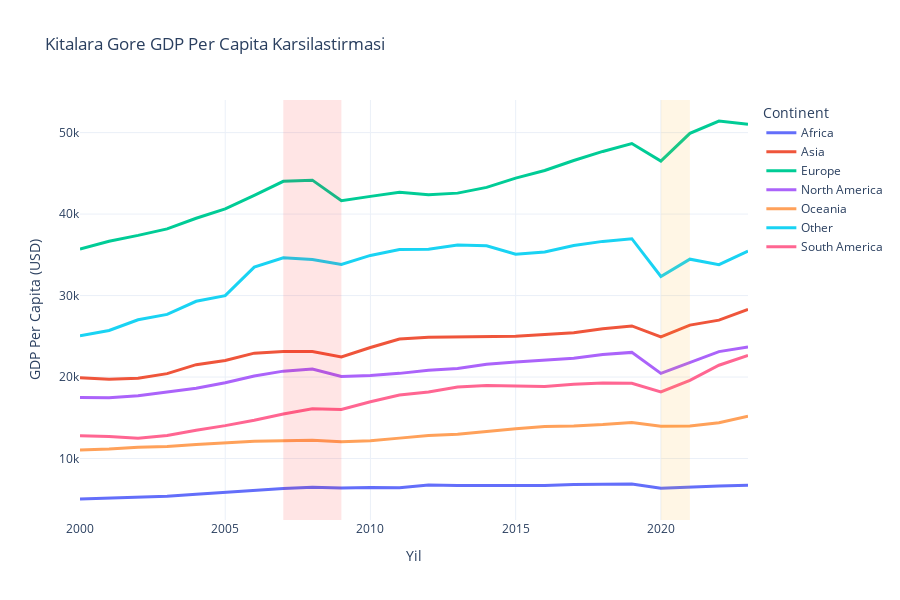

Notebook cell for this chart:
### Markdown cell above
# Kitalara gore yillik ortalama GDP
continent_yearly = df_2000_plus.groupby(['Year', 'Continent'])[gdp_column].mean().reset_index()

# Multi-line plot
fig = px.line(continent_yearly, 
              x='Year', 
              y=gdp_column, 
              color='Continent',
              title='Kitalara Gore GDP Per Capita Karsilastirmasi',
              labels={gdp_column: 'GDP Per Capita (USD)', 'Year': 'Yil'},
              height=600)

# Kriz donemlerini ekle
fig.add_vrect(x0=2007, x1=2009, fillcolor="red", opacity=0.1, line_width=0)
fig.add_vrect(x0=2020, x1=2021, fillcolor="orange", opacity=0.1, line_width=0)

fig.update_traces(line=dict(width=3))
fig.update_layout(hovermode='x unified')
fig.show()

# 2023 kita siralamasi
continent_2023 = df[df['Year'] == 2023].groupby('Continent')[gdp_column].mean().sort_values(ascending=False)
print("\n2023 Kita Siralamasi (GDP Per Capita):")
for i, (continent, gdp) in enumerate(continent_2023.items(), 1):
    print(f"{i}. {continent}: ${gdp:,.0f}")

### Code cell
# Kitalara gore yillik ortalama GDP
continent_yearly = df_2000_plus.groupby(['Year', 'Continent'])[gdp_column].mean().reset_index()

# Multi-line plot
fig = px.line(continent_yearly, 
              x='Year', 
              y=gdp_column, 
              color='Continent',
              title='Kitalara Gore GDP Per Capita Karsilastirmasi',
              labels={gdp_column: 'GDP Per Capita (USD)', 'Year': 'Yil'},
              height=600)

# Kriz donemlerini ekle
fig.add_vrect(x0=2007, x1=2009, fillcolor="red", opacity=0.1, line_width=0)
fig.add_vrect(x0=2020, x1=2021, fillcolor="orange", opacity=0.1, line_width=0)

fig.update_traces(line=dict(width=3))
fig.update_layout(hovermode='x unified')
fig.show()

# 2023 kita siralamasi
continent_2023 = df[df['Year'] == 2023].groupby('Continent')[gdp_column].mean().sort_values(ascending=False)
print("\n2023 Kita Siralamasi (GDP Per Capita):")
for i, (continent, gdp) in enumerate(continent_2023.items(), 1):
    print(f"{i}. {continent}: ${gdp:,.0f}")

### Figure 1 — Plotly figure (JSON) as saved in the notebook; plotly's stock layout.template omitted (floating-point values rounded to 4 significant figures)
{"data": [{"hovertemplate": "Continent=Africa<br>Yil=%{x}<br>GDP Per Capita (USD)=%{y}<extra></extra>", "legendgroup": "Africa", "line": {"color": "#636efa", "dash": "solid", "width": 3}, "marker": {"symbol": "circle"}, "mode": "lines", "name": "Africa", "orientation": "v", "showlegend": true, "type": "scatter", "x": [2000, 2001, 2002, 2003, 2004, 2005, 2006, 2007, 2008, 2009, 2010, 2011, 2012, 2013, 2014, 2015, 2016, 2017, 2018, 2019, 2020, 2021, 2022, 2023], "xaxis": "x", "y": [5035.0, 5181.0, 5269.0, 5386.0, 5630.0, 5872.0, 6081.0, 6336.0, 6475.0, 6378.0, 6454.0, 6418.0, 6761.0, 6683.0, 6698.0, 6668.0, 6691.0, 6804.0, 6866.0, 6884.0, 6342.0, 6522.0, 6620.0, 6736.0], "yaxis": "y"}, {"hovertemplate": "Continent=Asia<br>Yil=%{x}<br>GDP Per Capita (USD)=%{y}<extra></extra>", "legendgroup": "Asia", "line": {"color": "#EF553B", "dash": "solid", "width": 3}, "marker": {"symbol": "circle"}, "mode": "lines", "name": "Asia", "orientation": "v", "showlegend": true, "type": "scatter", "x": [2000, 2001, 2002, 2003, 2004, 2005, 2006, 2007, 2008, 2009, 2010, 2011, 2012, 2013, 2014, 2015, 2016, 2017, 2018, 2019, 2020, 2021, 2022, 2023], "xaxis": "x", "y": [19920.0, 19720.0, 19850.0, 20420.0, 21520.0, 22030.0, 22930.0, 23140.0, 23120.0, 22480.0, 23630.0, 24660.0, 24890.0, 24960.0, 24950.0, 25020.0, 25220.0, 25440.0, 25920.0, 26270.0, 24940.0, 26370.0, 26990.0, 28310.0], "yaxis": "y"}, {"hovertemplate": "Continent=Europe<br>Yil=%{x}<br>GDP Per Capita (USD)=%{y}<extra></extra>", "legendgroup": "Europe", "line": {"color": "#00cc96", "dash": "solid", "width": 3}, "marker": {"symbol": "circle"}, "mode": "lines", "name": "Europe", "orientation": "v", "showlegend": true, "type": "scatter", "x": [2000, 2001, 2002, 2003, 2004, 2005, 2006, 2007, 2008, 2009, 2010, 2011, 2012, 2013, 2014, 2015, 2016, 2017, 2018, 2019, 2020, 2021, 2022, 2023], "xaxis": "x", "y": [35710.0, 36670.0, 37380.0, 38180.0, 39480.0, 40630.0, 42280.0, 44020.0, 44160.0, 41630.0, 42170.0, 42660.0, 42370.0, 42570.0, 43280.0, 44420.0, 45350.0, 46570.0, 47690.0, 48660.0, 46500.0, 49900.0, 51420.0, 51010.0], "yaxis": "y"}, {"hovertemplate": "Continent=North America<br>Yil=%{x}<br>GDP Per Capita (USD)=%{y}<extra></extra>", "legendgroup": "North America", "line": {"color": "#ab63fa", "dash": "solid", "width": 3}, "marker": {"symbol": "circle"}, "mode": "lines", "name": "North America", "orientation": "v", "showlegend": true, "type": "scatter", "x": [2000, 2001, 2002, 2003, 2004, 2005, 2006, 2007, 2008, 2009, 2010, 2011, 2012, 2013, 2014, 2015, 2016, 2017, 2018, 2019, 2020, 2021, 2022, 2023], "xaxis": "x", "y": [17490.0, 17470.0, 17690.0, 18120.0, 18620.0, 19300.0, 20130.0, 20730.0, 20990.0, 20080.0, 20200.0, 20450.0, 20830.0, 21050.0, 21570.0, 21830.0, 22060.0, 22310.0, 22760.0, 23030.0, 20450.0, 21810.0, 23120.0, 23680.0], "yaxis": "y"}, {"hovertemplate": "Continent=Oceania<br>Yil=%{x}<br>GDP Per Capita (USD)=%{y}<extra></extra>", "legendgroup": "Oceania", "line": {"color": "#FFA15A", "dash": "solid", "width": 3}, "marker": {"symbol": "circle"}, "mode": "lines", "name": "Oceania", "orientation": "v", "showlegend": true, "type": "scatter", "x": [2000, 2001, 2002, 2003, 2004, 2005, 2006, 2007, 2008, 2009, 2010, 2011, 2012, 2013, 2014, 2015, 2016, 2017, 2018, 2019, 2020, 2021, 2022, 2023], "xaxis": "x", "y": [11050.0, 11170.0, 11390.0, 11490.0, 11720.0, 11930.0, 12120.0, 12190.0, 12250.0, 12050.0, 12180.0, 12510.0, 12820.0, 12970.0, 13330.0, 13660.0, 13930.0, 14010.0, 14180.0, 14440.0, 13950.0, 14000.0, 14400.0, 15180.0], "yaxis": "y"}, {"hovertemplate": "Continent=Other<br>Yil=%{x}<br>GDP Per Capita (USD)=%{y}<extra></extra>", "legendgroup": "Other", "line": {"color": "#19d3f3", "dash": "solid", "width": 3}, "marker": {"symbol": "circle"}, "mode": "lines", "name": "Other", "orientation": "v", "showlegend": true, "type": "scatter", "x": [2000, 2001, 2002, 2003, 2004, 2005, 2006, 2007, 2008, 2009, 2010, 2011, 2012, 2013, 2014, 2015, 2016, 2017, 2018, 2019, 2020, 2021, 2022, 2023], "xaxis": "x", "y": [25060.0, 25710.0, 27040.0, 27690.0, 29300.0, 29990.0, 33490.0, 34630.0, 34430.0, 33810.0, 34930.0, 35640.0, 35680.0, 36200.0, 36110.0, 35070.0, 35360.0, 36130.0, 36650.0, 36980.0, 32350.0, 34470.0, 33790.0, 35460.0], "yaxis": "y"}, {"hovertemplate": "Continent=South America<br>Yil=%{x}<br>GDP Per Capita (USD)=%{y}<extra></extra>", "legendgroup": "South America", "line": {"color": "#FF6692", "dash": "solid", "width": 3}, "marker": {"symbol": "circle"}, "mode": "lines", "name": "South America", "orientation": "v", "showlegend": true, "type": "scatter", "x": [2000, 2001, 2002, 2003, 2004, 2005, 2006, 2007, 2008, 2009, 2010, 2011, 2012, 2013, 2014, 2015, 2016, 2017, 2018, 2019, 2020, 2021, 2022, 2023], "xaxis": "x", "y": [12810.0, 12700.0, 12480.0, 12830.0, 13480.0, 14040.0, 14700.0, 15470.0, 16100.0, 16020.0, 16970.0, 17780.0, 18180.0, 18790.0, 18960.0, 18940.0, 18840.0, 19110.0, 19270.0, 19240.0, 18170.0, 19600.0, 21450.0, 22640.0], "yaxis": "y"}], "layout": {"height": 600, "hovermode": "x unified", "legend": {"title": {"text": "Continent"}, "tracegroupgap": 0}, "shapes": [{"fillcolor": "red", "line": {"width": 0}, "opacity": 0.1, "type": "rect", "x0": 2007, "x1": 2009, "xref": "x", "y0": 0, "y1": 1, "yref": "y domain"}, {"fillcolor": "orange", "line": {"width": 0}, "opacity": 0.1, "type": "rect", "x0": 2020, "x1": 2021, "xref": "x", "y0": 0, "y1": 1, "yref": "y domain"}], "title": {"text": "Kitalara Gore GDP Per Capita Karsilastirmasi"}, "xaxis": {"anchor": "y", "domain": [0, 1], "title": {"text": "Yil"}}, "yaxis": {"anchor": "x", "domain": [0, 1], "title": {"text": "GDP Per Capita (USD)"}}}}
